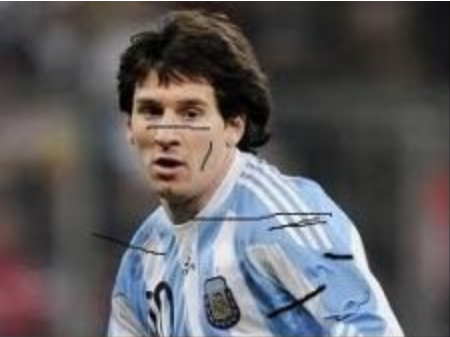
#> input picture messi.png, 450 x 337 px
$ python inpaint.py
#> lines starting #> are read from the running program, lines starting #| are printed output that depends on the picture
import cv2
from matplotlib import pyplot as plt

img = cv2.imread('messi.png')
#> img is the input picture: shape (337, 450, 3); mean B, G, R 94.7, 91.8, 93.9
img = cv2.cvtColor(img, cv2.COLOR_BGR2RGB)
mask = cv2.imread('mask.png', 0)
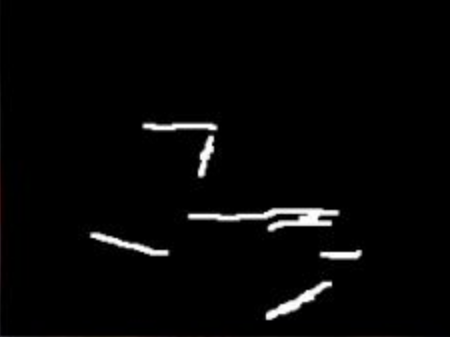
#> input picture mask.png, 450 x 337 px
#> mask: shape (337, 450); min 0, max 255, mean 5.9

dst_TELEA = cv2.inpaint(img, mask, 3, cv2.INPAINT_TELEA)
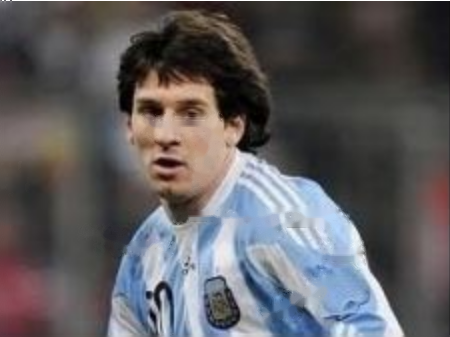
#> dst_TELEA: shape (337, 450, 3); mean R, G, B 94.8, 92.8, 95.8
dst_NS = cv2.inpaint(img, mask, 3, cv2.INPAINT_NS)

plt.subplot(221), plt.imshow(img)
plt.title('img')
plt.subplot(222), plt.imshow(mask, 'gray')
plt.title('mask')
plt.subplot(223), plt.imshow(dst_TELEA)
plt.title('TELEA')
plt.subplot(224), plt.imshow(dst_NS)
plt.title('NS')

plt.tight_layout()
plt.show()
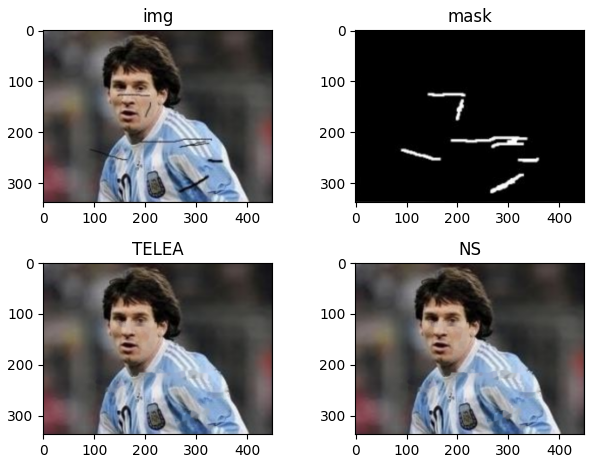
#> figure drawn by matplotlib, 4 panels
